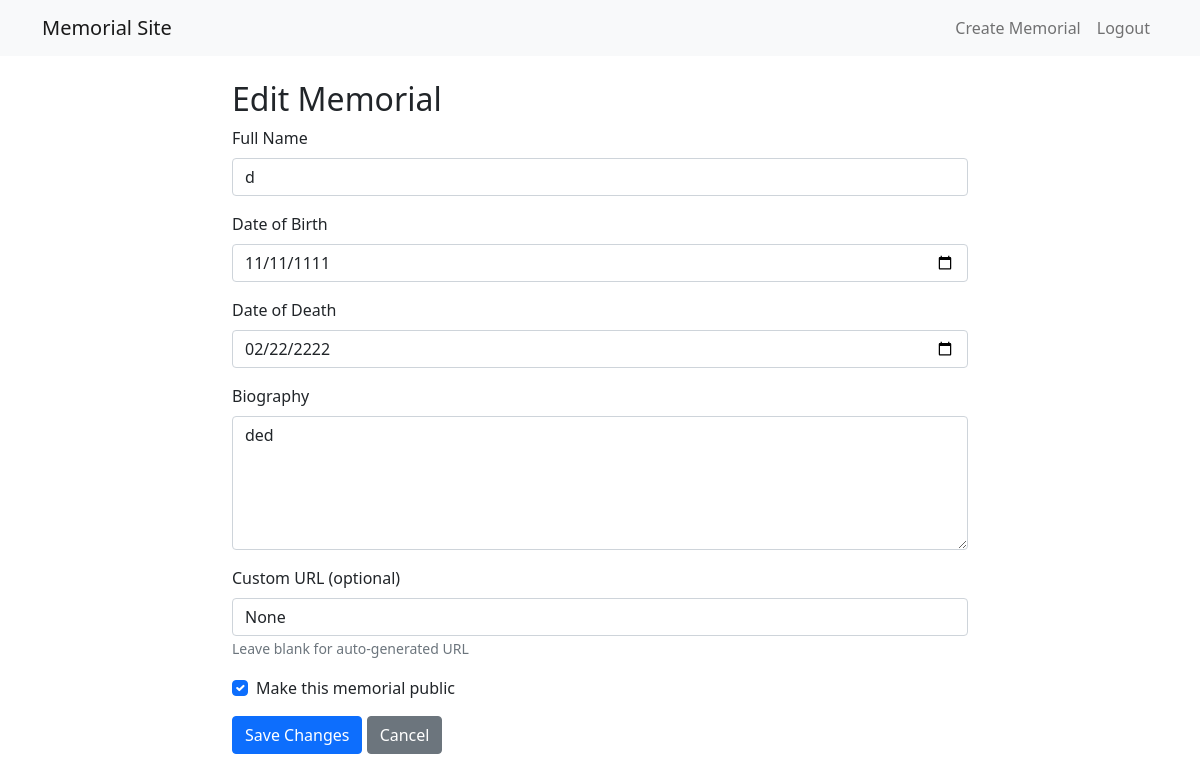
/memorial/1/edit (signed in), run on an earlier commit of the app's database.
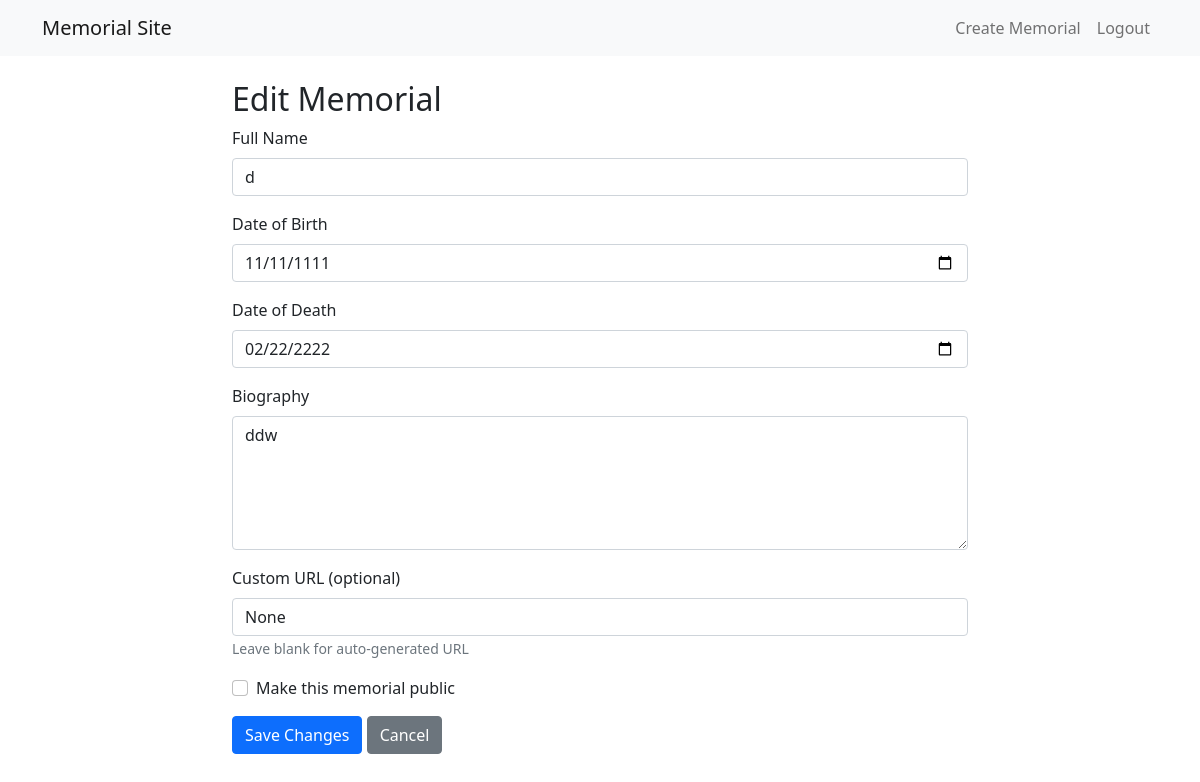
And on a later commit of the database.
### app/models/memorial.py (models this page shows, shortened)
class Memorial(db.Model):
    id = db.Column(db.Integer, primary_key=True)
    name = db.Column(db.String(100), nullable=False)
    birth_date = db.Column(db.Date)
    death_date = db.Column(db.Date)
    biography = db.Column(db.Text)
    custom_url = db.Column(db.String(100), unique=True)
    is_public = db.Column(db.Boolean, default=True)
    access_code = db.Column(db.String(20))
    created_at = db.Column(db.DateTime, default=datetime.utcnow)
    creator_id = db.Column(db.Integer, db.ForeignKey('user.id'), nullable=False)
    photos = db.relationship('Photo', backref='memorial', lazy='dynamic')
    tributes = db.relationship('Tribute', backref='memorial', lazy='dynamic')
    events = db.relationship('Event', backref='memorial', lazy='dynamic')

### app/routes/memorial.py (the view, shortened to what this page needs)
@bp.route('/memorial/<int:id>/edit', methods=['GET', 'POST'])
@login_required
def edit(id):
    memorial = Memorial.query.get_or_404(id)
    if current_user.id != memorial.creator_id:
        flash('You do not have permission to edit this memorial')
        return redirect(url_for('memorial.view', id=id))
    return render_template('memorial/edit.html', memorial=memorial)

### app/models/user.py (called while the page is built)
@login_manager.user_loader
def load_user(id):
    return User.query.get(int(id))

### app/templates/memorial/edit.html (shortened to what this page needs)
{% extends "base.html" %}
{% block content %}
<div class="row">
    <div class="col-md-8 offset-md-2">
        <h2>Edit Memorial</h2>
        <form method="POST">
            <div class="mb-3">
                <label for="name" class="form-label">Full Name</label>
                <input type="text" class="form-control" id="name" name="name"
                       value="{{ memorial.name }}" required>
            </div>
            <div class="mb-3">
                <label for="birth_date" class="form-label">Date of Birth</label>
                <input type="date" class="form-control" id="birth_date" name="birth_date"
                       value="{{ memorial.birth_date.strftime('%Y-%m-%d') }}" required>
            </div>
            <div class="mb-3">
                <label for="death_date" class="form-label">Date of Death</label>
                <input type="date" class="form-control" id="death_date" name="death_date"
                       value="{{ memorial.death_date.strftime('%Y-%m-%d') }}" required>
            </div>
            <div class="mb-3">
                <label for="biography" class="form-label">Biography</label>
                <textarea class="form-control" id="biography" name="biography"
                          rows="5" required>{{ memorial.biography }}</textarea>
            </div>
            <div class="mb-3">
                <label for="custom_url" class="form-label">Custom URL (optional)</label>
                <input type="text" class="form-control" id="custom_url" name="custom_url"
                       value="{{ memorial.custom_url }}" placeholder="e.g., john-doe">
                <small class="text-muted">Leave blank for auto-generated URL</small>
            </div>
            <div class="mb-3 form-check">
                <input type="checkbox" class="form-check-input" id="is_public"
                       name="is_public" {% if memorial.is_public %}checked{% endif %}>
                <label class="form-check-label" for="is_public">Make this memorial public</label>
            </div>
            <button type="submit" class="btn btn-primary">Save Changes</button>
            <a href="{{ url_for('memorial.view', id=memorial.id) }}"
               class="btn btn-secondary">Cancel</a>
        </form>
    </div>
</div>
{% endblock %}

What changed in the data, as far as the page shows it:
changed Memorial "None": biography "ded" → "ddw"; is_public "☑" → "☐"
